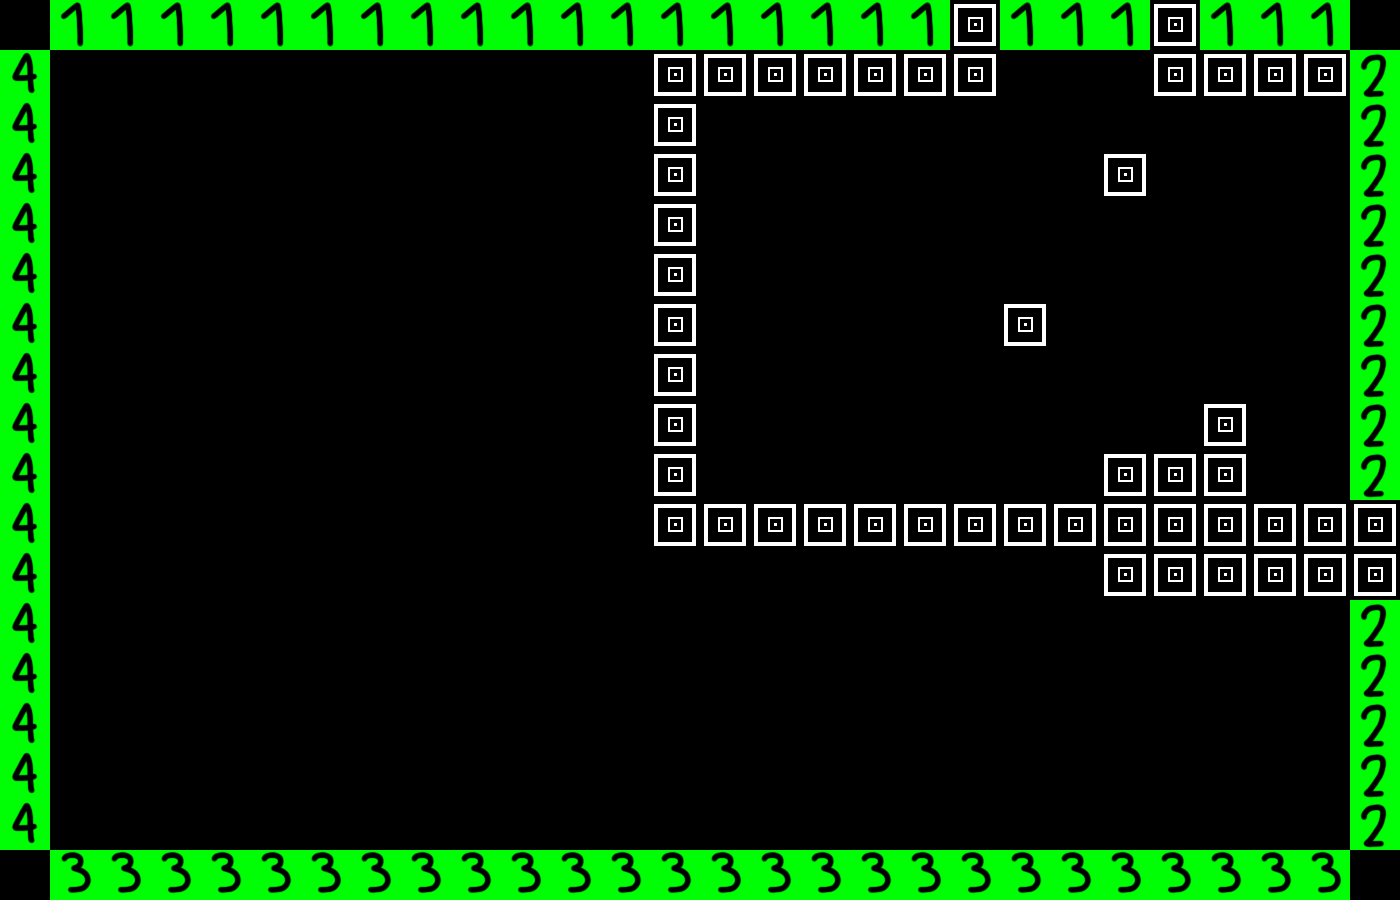

This is a level from a 2D game, rendered from its Tiled map with the project's own tilesets. A one-line summary and the complete map file follow:
An orthogonal 28x18 tile map with 50x50 px tiles, 1 tile layer (tiles) and 9 objects.

<map version="1.10" tiledversion="1.11.2" orientation="orthogonal" renderorder="right-down" width="28" height="18" tilewidth="50" tileheight="50" infinite="0" nextlayerid="4" nextobjectid="113">
 <tileset firstgid="1" source="devmapMID.tsx" />
 <layer id="1" name="tiles" width="28" height="18">
  <data encoding="csv">
0,25,25,25,25,25,25,25,25,25,25,25,25,25,25,25,25,25,25,5,25,25,25,5,25,25,25,0,
28,0,0,0,0,0,0,0,0,0,0,0,0,5,5,5,5,5,5,5,0,0,0,5,5,5,5,26,
28,0,0,0,0,0,0,0,0,0,0,0,0,5,0,0,0,0,0,0,0,0,0,0,0,0,0,26,
28,0,0,0,0,0,0,0,0,0,0,0,0,5,0,0,0,0,0,0,0,0,5,0,0,0,0,26,
28,0,0,0,0,0,0,0,0,0,0,0,0,5,0,0,0,0,0,0,0,0,0,0,0,0,0,26,
28,0,0,0,0,0,0,0,0,0,0,0,0,5,0,0,0,0,0,0,0,0,0,0,0,0,0,26,
28,0,0,0,0,0,0,0,0,0,0,0,0,5,0,0,0,0,0,0,5,0,0,0,0,0,0,26,
28,0,0,0,0,0,0,0,0,0,0,0,0,5,0,0,0,0,0,0,0,0,0,0,0,0,0,26,
28,0,0,0,0,0,0,0,0,0,0,0,0,5,0,0,0,0,0,0,0,0,0,0,5,0,0,26,
28,0,0,0,0,0,0,0,0,0,0,0,0,5,0,0,0,0,0,0,0,0,5,5,5,0,0,26,
28,0,0,0,0,0,0,0,0,0,0,0,0,5,5,5,5,5,5,5,5,5,5,5,5,5,5,5,
28,0,0,0,0,0,0,0,0,0,0,0,0,0,0,0,0,0,0,0,0,0,5,5,5,5,5,5,
28,0,0,0,0,0,0,0,0,0,0,0,0,0,0,0,0,0,0,0,0,0,0,0,0,0,0,26,
28,0,0,0,0,0,0,0,0,0,0,0,0,0,0,0,0,0,0,0,0,0,0,0,0,0,0,26,
28,0,0,0,0,0,0,0,0,0,0,0,0,0,0,0,0,0,0,0,0,0,0,0,0,0,0,26,
28,0,0,0,0,0,0,0,0,0,0,0,0,0,0,0,0,0,0,0,0,0,0,0,0,0,0,26,
28,0,0,0,0,0,0,0,0,0,0,0,0,0,0,0,0,0,0,0,0,0,0,0,0,0,0,26,
0,27,27,27,27,27,27,27,27,27,27,27,27,27,27,27,27,27,27,27,27,27,27,27,27,27,27,0
</data>
 </layer>
 <objectgroup id="2" name="spike-normal">
  <object id="104" gid="18" x="1050" y="350" width="50" height="50" />
  <object id="105" gid="20" x="950" y="350" width="50" height="50" />
  <object id="106" gid="19" x="1100" y="250" width="50" height="50" />
  <object id="107" gid="18" x="1150" y="200" width="50" height="50" />
  <object id="108" gid="20" x="1050" y="200" width="50" height="50" />
  <object id="109" gid="17" x="1200" y="400" width="50" height="50" />
  <object id="110" gid="17" x="1150" y="450" width="50" height="50" />
  <object id="111" gid="17" x="1100" y="450" width="50" height="50" />
  <object id="112" gid="17" x="1050" y="500" width="50" height="50" />
 </objectgroup>
</map>
